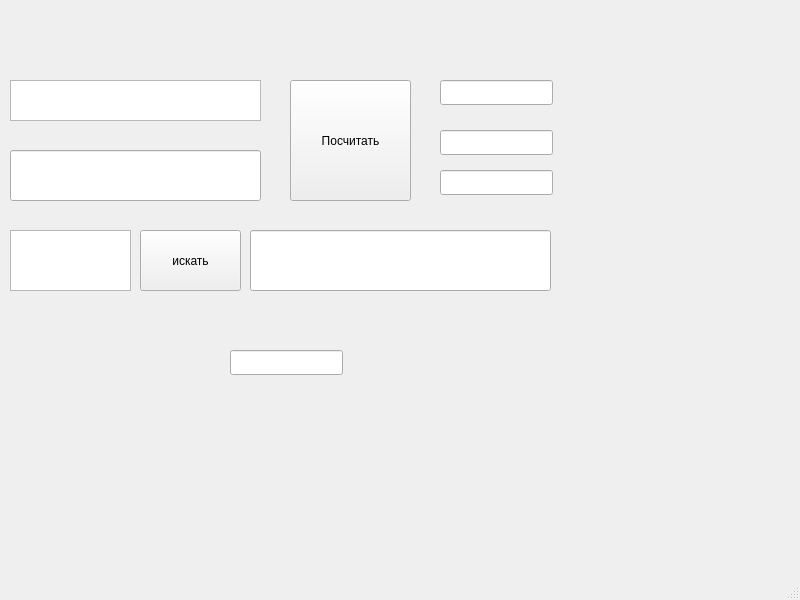
<?xml version="1.0" encoding="UTF-8"?>
<ui version="4.0">
 <class>MainWindow</class>
 <widget class="QMainWindow" name="MainWindow">
  <property name="geometry">
   <rect>
    <x>0</x>
    <y>0</y>
    <width>800</width>
    <height>600</height>
   </rect>
  </property>
  <property name="windowTitle">
   <string>MainWindow</string>
  </property>
  <widget class="QWidget" name="centralwidget">
   <widget class="QTextEdit" name="textEdit">
    <property name="geometry">
     <rect>
      <x>10</x>
      <y>80</y>
      <width>251</width>
      <height>41</height>
     </rect>
    </property>
   </widget>
   <widget class="QLineEdit" name="printArray">
    <property name="geometry">
     <rect>
      <x>10</x>
      <y>150</y>
      <width>251</width>
      <height>51</height>
     </rect>
    </property>
   </widget>
   <widget class="QLineEdit" name="heapSort">
    <property name="geometry">
     <rect>
      <x>440</x>
      <y>80</y>
      <width>113</width>
      <height>25</height>
     </rect>
    </property>
   </widget>
   <widget class="QLineEdit" name="quickSort">
    <property name="geometry">
     <rect>
      <x>440</x>
      <y>130</y>
      <width>113</width>
      <height>25</height>
     </rect>
    </property>
   </widget>
   <widget class="QLineEdit" name="mergeSort">
    <property name="geometry">
     <rect>
      <x>440</x>
      <y>170</y>
      <width>113</width>
      <height>25</height>
     </rect>
    </property>
   </widget>
   <widget class="QPushButton" name="pushButton">
    <property name="geometry">
     <rect>
      <x>290</x>
      <y>80</y>
      <width>121</width>
      <height>121</height>
     </rect>
    </property>
    <property name="text">
     <string>Посчитать</string>
    </property>
   </widget>
   <widget class="QLineEdit" name="lineEdit">
    <property name="geometry">
     <rect>
      <x>230</x>
      <y>350</y>
      <width>113</width>
      <height>25</height>
     </rect>
    </property>
   </widget>
   <widget class="QTextEdit" name="textbin">
    <property name="geometry">
     <rect>
      <x>10</x>
      <y>230</y>
      <width>121</width>
      <height>61</height>
     </rect>
    </property>
   </widget>
   <widget class="QLineEdit" name="linebin">
    <property name="geometry">
     <rect>
      <x>250</x>
      <y>230</y>
      <width>301</width>
      <height>61</height>
     </rect>
    </property>
   </widget>
   <widget class="QPushButton" name="buttonbin">
    <property name="geometry">
     <rect>
      <x>140</x>
      <y>230</y>
      <width>101</width>
      <height>61</height>
     </rect>
    </property>
    <property name="text">
     <string>искать</string>
    </property>
   </widget>
  </widget>
  <widget class="QMenuBar" name="menubar">
   <property name="geometry">
    <rect>
     <x>0</x>
     <y>0</y>
     <width>800</width>
     <height>22</height>
    </rect>
   </property>
  </widget>
  <widget class="QStatusBar" name="statusbar"/>
 </widget>
 <resources/>
 <connections/>
</ui>
